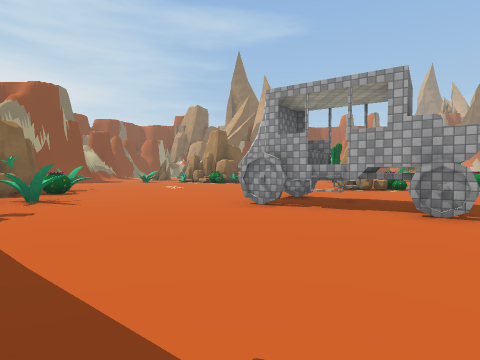
View 1 (above)

24 first-person views from a walk through a 3-D level made in the Unity game engine. The camera is 1.4 m above the floor, tilts 2° down and sees 80° across. The floor is counted in squares, 2 m on a side. Each view is taken from the middle of a square. On the plan, view 1 faces up. The plan holds only what a view shows up to about 10 squares ahead; the rest is blank. The place goes on beyond the plan. The player character is not drawn. Some surface patterns are stand-ins.

View 2
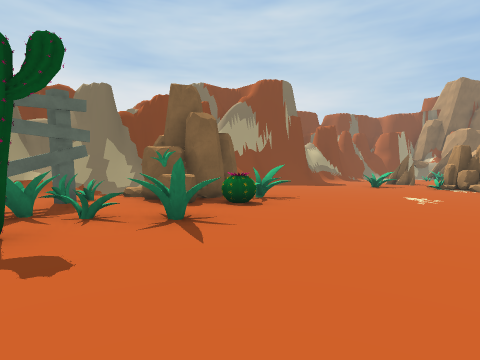

View 3
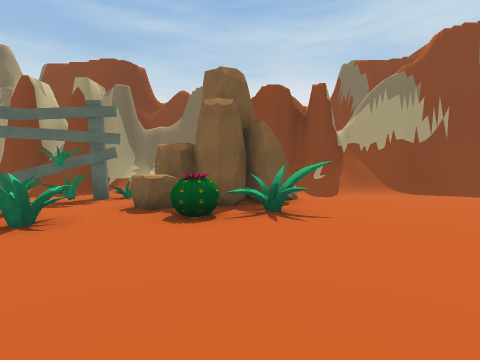

View 4
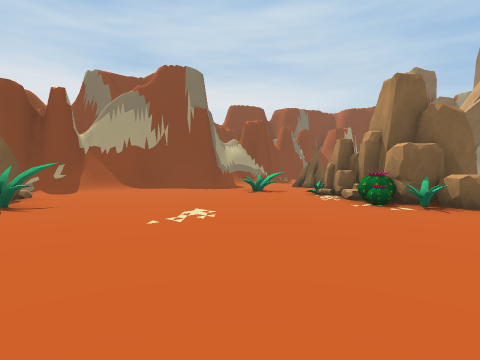

View 5
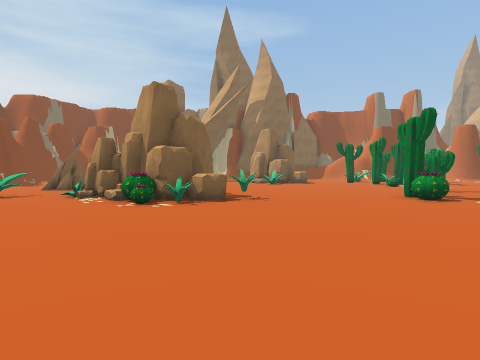

View 6
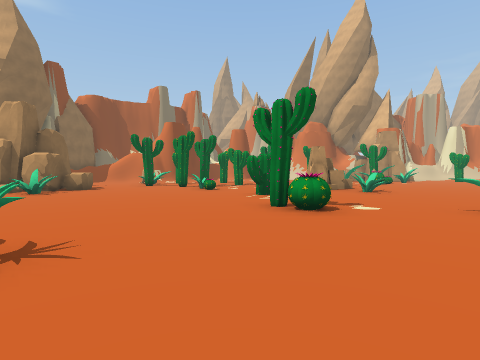

View 7
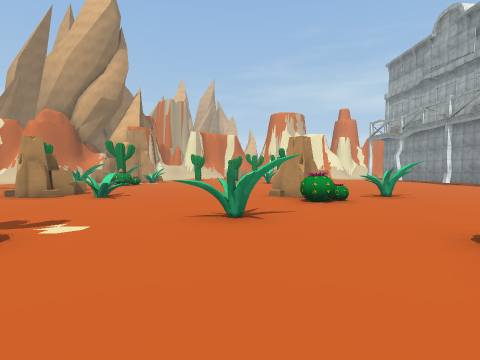

View 8
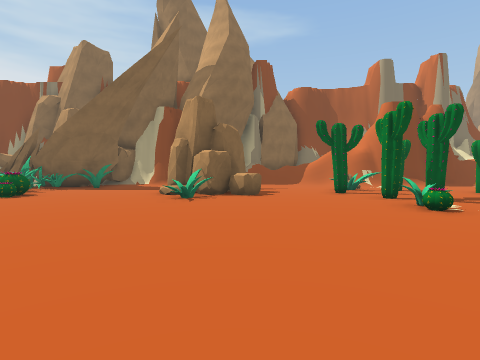

View 9
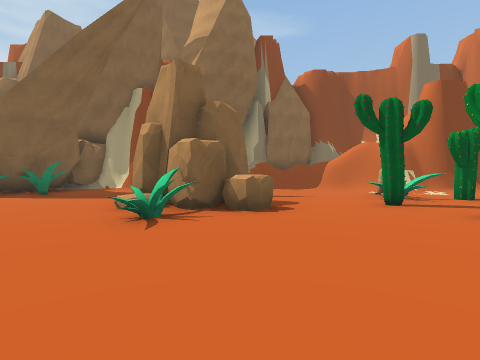

View 10
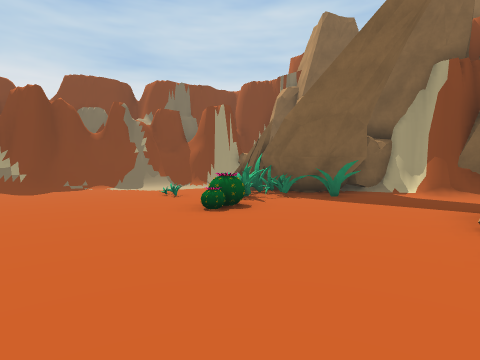

View 11
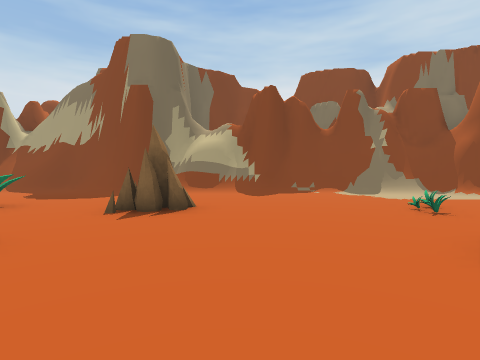

View 12
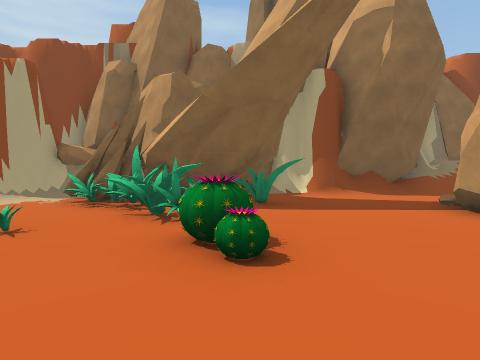

View 13
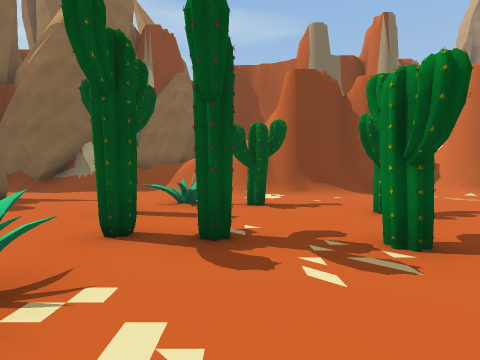

View 14
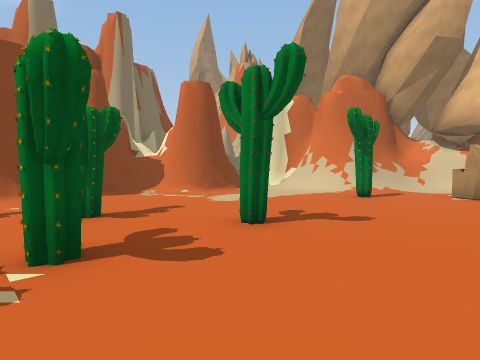

View 15
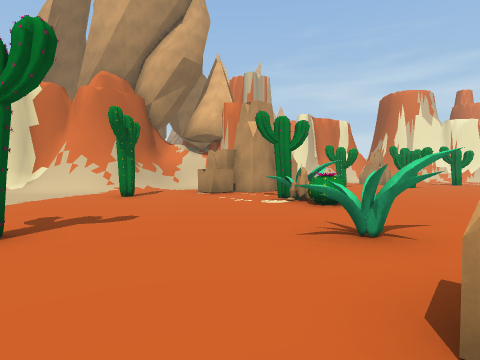

View 16
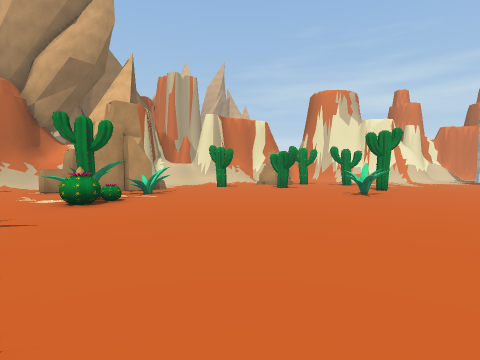

View 17
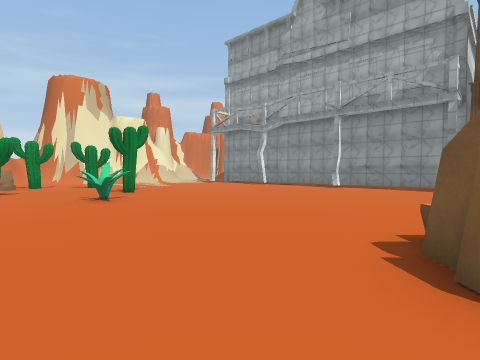

View 18
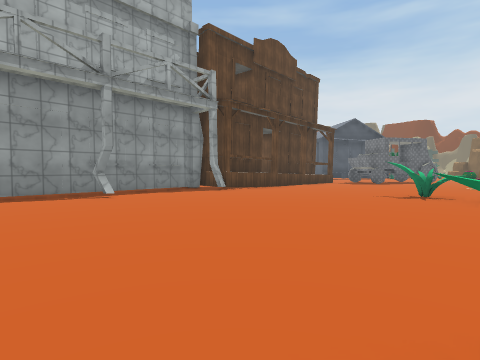

View 19
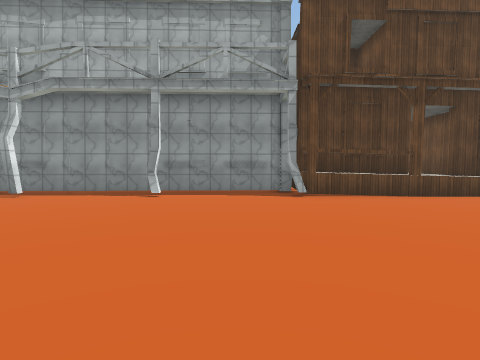

View 20
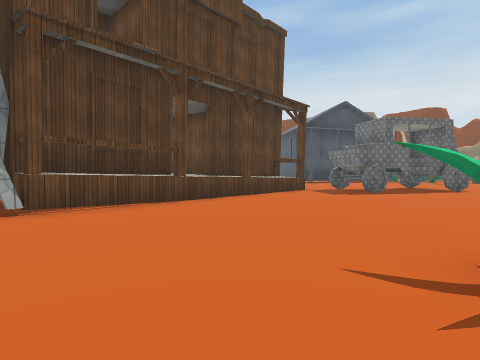

View 21
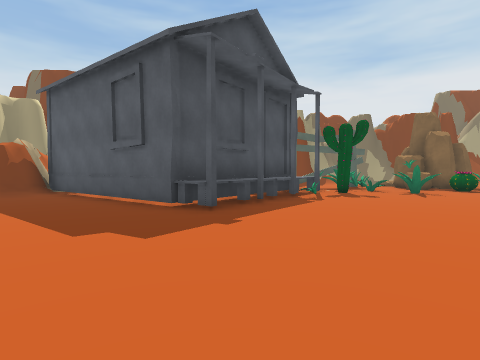

View 22
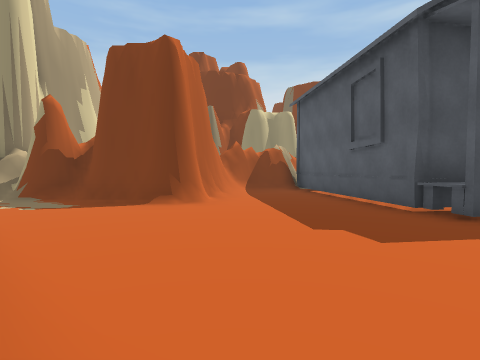

View 23
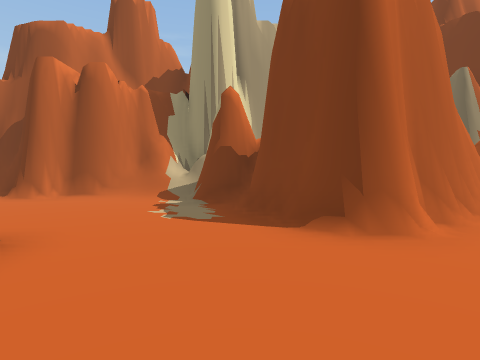

View 24
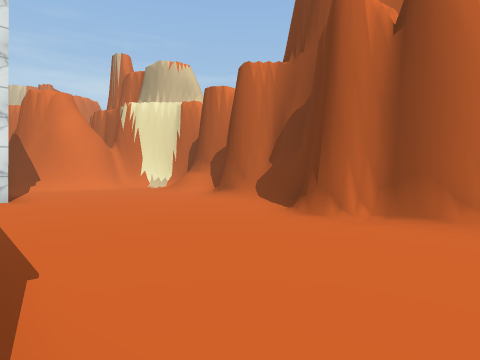

### Floor plan
Key: @ floor where view 1 was taken; # wall or solid block; . floor; / step, stairs or slope; = window, fence, low wall or low ledge; ^ raised ledge; R rock; C cactus; T thing the floor can be seen under or through; H house; O other object.
Columns run from 11 left of view 1 to 20 right of it. Each row starts with its distance up from view 1.
 31                ###
 30          ###  ##///  #
 29    ###   #/####///=########
 28   ##/.R###..........=##//.##
 27   #/..ROOOO...R....O.......///#
 26  ##....OO....RR....OC.........#
 25  ##...O.O....RRR..C...C.......##
 24  #/...O..C...ORR............../#
 23  #/......C....O....CC.C.C....C./
 22  #/................O............
 21  #/...............C...........RR
 20  #/...R.....................R.RR
 19  #/...R...  ..........R.O...C..R
 18  #/......   ......C..RR.O..CCOOR
 17  #/...O.RRRR.........O........O.
 16  #/...O.RRCRR...CC...OO.........
 15 ##........CR....................
 14 ##/...............O.............
 13 #//...............O.............
 12 #//...................R.....OO..
 11 #//............R....CCR......O..
 10 #  /ROO........RO....O.........C
  9 #/ RRC...............OO.........
  8 #/ RRCC.........................
  7 #/./RROO....TTT.................
  6 #/.OO.OO...#TTTT...............
  5 ##..OO.......TT................
  4  #..OOC.......T.................
  3  #. OHH.O...... ^^^^^^^^........
  2  #/   #HH......  ##^^###########
  1       ##HH......  #
  0        ##HH@....
 -1         ##......
 -2        ##.......
 -3       ##........
 -4       #....##.........  #
 -5       #/./###.............../#
 -6       ##### ##............./##
 -7             ###............##
 -8               #///#/.......
 -9               ######//////
-10                    ######

Positions as (right, up) in squares from view 1, and headings:
1: (0, 0), facing up
2: (-1, 4), facing up-left
3: (-1, 9), facing left
4: (1, 9), facing up-left
5: (1, 9), facing up
6: (1, 13), facing up-right
7: (3, 13), facing right
8: (4, 16), facing up
9: (4, 19), facing up
10: (2, 20), facing up-left
11: (0, 21), facing left
12: (-2, 21), facing up
13: (9, 20), facing up
14: (10, 20), facing up-right
15: (10, 20), facing right
16: (10, 15), facing right
17: (11, 14), facing down-right
18: (19, 11), facing down-left
19: (14, 11), facing down
20: (13, 9), facing down-left
21: (4, 1), facing left
22: (4, 1), facing down-left
23: (2, -1), facing down
24: (5, -4), facing down-right
